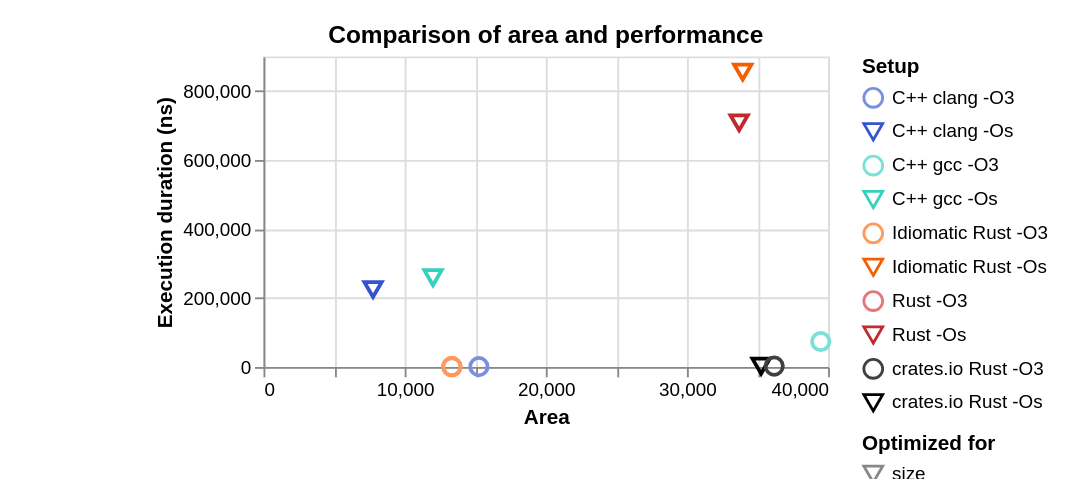

Write a Vega-Lite specification for this figure.
### Vega-Lite specification from a JSON file in a GitHub repository (floating-point values rounded to 4 significant figures)
{"$schema": "https://vega.github.io/schema/vega-lite/v5.json", "title": "Comparison of area and performance", "data": {"values": [{"Logic blocks": 29576, "Flip-flops": 5678, "RAM blocks": 0, "trueDualPortBlockRam": 0, "Multipliers": 0, "otherBlocks": 0, "Area": 35254, "Maximum frequency (MHz)": 38.71, "Average clock cycles": 99, "id": "keccak_crates_size", "Setup": "crates.io Rust -Os", "Scenario": "crates.io Rust", "compilerSetup": "rust -Os", "Implementation": "crates.io Rust", "Function": "keccak", "Compiler": "Rust", "Optimized for": "size", "Optimization flag": "-Os", "Language": "Rust", "Idiomatic": "false", "From crates.io": "true", "color": "#000000"}, {"Logic blocks": 30505, "Flip-flops": 5678, "RAM blocks": 0, "trueDualPortBlockRam": 0, "Multipliers": 0, "otherBlocks": 0, "Area": 36183, "Maximum frequency (MHz)": 38.7, "Average clock cycles": 99, "id": "keccak_crates_speed", "Setup": "crates.io Rust -O3", "Scenario": "crates.io Rust", "compilerSetup": "rust -O3", "Implementation": "crates.io Rust", "Function": "keccak", "Compiler": "Rust", "Optimized for": "speed", "Optimization flag": "-O3", "Language": "Rust", "Idiomatic": "false", "From crates.io": "true", "color": "#404040"}, {"Logic blocks": 27169, "Flip-flops": 6522, "RAM blocks": 0, "trueDualPortBlockRam": 0, "Multipliers": 8, "otherBlocks": 0, "Area": 33699, "Maximum frequency (MHz)": 56.22, "Average clock cycles": 39793, "id": "keccak_rust_size", "Setup": "Rust -Os", "Scenario": "Rust", "compilerSetup": "rust -Os", "Implementation": "Rust", "Function": "keccak", "Compiler": "Rust", "Optimized for": "size", "Optimization flag": "-Os", "Language": "Rust", "Idiomatic": "false", "From crates.io": "false", "color": "#C1292E"}, {"Logic blocks": 9322, "Flip-flops": 4024, "RAM blocks": 0, "trueDualPortBlockRam": 0, "Multipliers": 0, "otherBlocks": 0, "Area": 13346, "Maximum frequency (MHz)": 106.7, "Average clock cycles": 99, "id": "keccak_rust_speed", "Setup": "Rust -O3", "Scenario": "Rust", "compilerSetup": "rust -O3", "Implementation": "Rust", "Function": "keccak", "Compiler": "Rust", "Optimized for": "speed", "Optimization flag": "-O3", "Language": "Rust", "Idiomatic": "false", "From crates.io": "false", "color": "#E2787C"}, {"Logic blocks": 27422, "Flip-flops": 6522, "RAM blocks": 0, "trueDualPortBlockRam": 0, "Multipliers": 8, "otherBlocks": 0, "Area": 33952, "Maximum frequency (MHz)": 55.53, "Average clock cycles": 47473, "id": "keccak_idiom_size", "Setup": "Idiomatic Rust -Os", "Scenario": "Idiomatic Rust", "compilerSetup": "rust -Os", "Implementation": "Idiomatic Rust", "Function": "keccak", "Compiler": "Rust", "Optimized for": "size", "Optimization flag": "-Os", "Language": "Rust", "Idiomatic": "true", "From crates.io": "false", "color": "#F65D00"}, {"Logic blocks": 9322, "Flip-flops": 4024, "RAM blocks": 0, "trueDualPortBlockRam": 0, "Multipliers": 0, "otherBlocks": 0, "Area": 13346, "Maximum frequency (MHz)": 106.7, "Average clock cycles": 99, "id": "keccak_idiom_speed", "Setup": "Idiomatic Rust -O3", "Scenario": "Idiomatic Rust", "compilerSetup": "rust -O3", "Implementation": "Idiomatic Rust", "Function": "keccak", "Compiler": "Rust", "Optimized for": "speed", "Optimization flag": "-O3", "Language": "Rust", "Idiomatic": "true", "From crates.io": "false", "color": "#FF9A5C"}, {"Logic blocks": 11406, "Flip-flops": 3856, "RAM blocks": 0, "trueDualPortBlockRam": 0, "Multipliers": 0, "otherBlocks": 0, "Area": 15262, "Maximum frequency (MHz)": 77.77, "Average clock cycles": 76, "id": "keccak_clang_speed", "Setup": "C++ clang -O3", "Scenario": "C++ clang", "compilerSetup": "clang -O3", "Implementation": "C++", "Function": "keccak", "Compiler": "Clang", "Optimized for": "speed", "Optimization flag": "-O3", "Language": "C++", "Idiomatic": "false", "From crates.io": "false", "color": "#7A8FE1"}, {"Logic blocks": 28549, "Flip-flops": 10931, "RAM blocks": 0, "trueDualPortBlockRam": 0, "Multipliers": 0, "otherBlocks": 0, "Area": 39480, "Maximum frequency (MHz)": 73.77, "Average clock cycles": 5450, "id": "keccak_gcc_speed", "Setup": "C++ gcc -O3", "Scenario": "C++ gcc", "compilerSetup": "gcc -O3", "Implementation": "C++", "Function": "keccak", "Compiler": "GCC", "Optimized for": "speed", "Optimization flag": "-O3", "Language": "C++", "Idiomatic": "false", "From crates.io": "false", "color": "#7AE1D5"}, {"Logic blocks": 5359, "Flip-flops": 2321, "RAM blocks": 80, "trueDualPortBlockRam": 0, "Multipliers": 2, "otherBlocks": 0, "Area": 7762, "Maximum frequency (MHz)": 89.07, "Average clock cycles": 19994, "id": "keccak_clang_size", "Setup": "C++ clang -Os", "Scenario": "C++ clang", "compilerSetup": "clang -Os", "Implementation": "C++", "Function": "keccak", "Compiler": "Clang", "Optimized for": "size", "Optimization flag": "-Os", "Language": "C++", "Idiomatic": "false", "From crates.io": "false", "color": "#3454D1"}, {"Logic blocks": 8592, "Flip-flops": 3328, "RAM blocks": 80, "trueDualPortBlockRam": 0, "Multipliers": 10, "otherBlocks": 0, "Area": 12010, "Maximum frequency (MHz)": 84.59, "Average clock cycles": 21890, "id": "keccak_gcc_size", "Setup": "C++ gcc -Os", "Scenario": "C++ gcc", "compilerSetup": "gcc -Os", "Implementation": "C++", "Function": "keccak", "Compiler": "GCC", "Optimized for": "size", "Optimization flag": "-Os", "Language": "C++", "Idiomatic": "false", "From crates.io": "false", "color": "#34D1BF"}]}, "transform": [{"calculate": "round(datum['Average clock cycles'] / (datum['Maximum frequency (MHz)'] * 1000000) * 1000000000)", "as": "Execution duration (ns)"}], "mark": {"type": "point", "tooltip": true, "size": 85}, "autosize": "none", "padding": {"left": 140, "top": 30, "right": 140, "bottom": 60}, "width": 300, "height": 165, "encoding": {"x": {"field": "Area", "type": "quantitative"}, "y": {"field": "Execution duration (ns)", "type": "quantitative"}, "color": {"field": "Setup", "type": "nominal", "scale": {"range": {"field": "color"}}, "legend": {"symbolType": {"expr": "indexof(datum.value, '-Os') >= 0 ? 'triangle-down' : 'circle'"}}}, "shape": {"field": "Optimized for", "type": "nominal", "scale": {"range": ["triangle-down", "circle"]}}, "opacity": {"condition": {"param": "selection", "value": 1}, "value": 0.2}, "strokeWidth": {"condition": {"param": "hover", "empty": false, "value": 3}, "value": 2}}, "params": [{"name": "selection", "select": {"type": "point", "fields": ["Setup"], "on": "click"}, "bind": "legend"}, {"name": "hover", "select": {"type": "point", "on": "mouseover", "toggle": false}}]}
